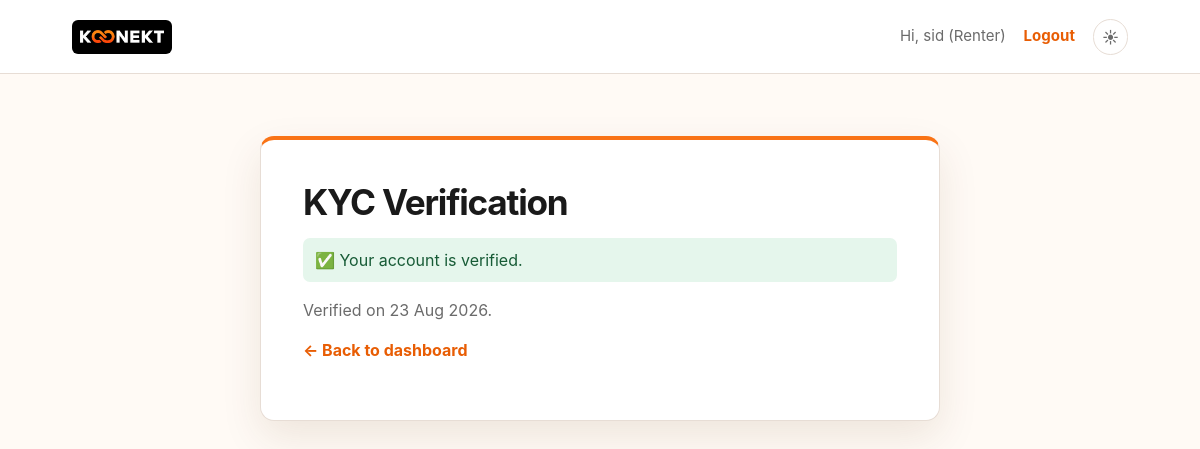
Page /accounts/kyc/ (signed in) on the committed database.
### accounts/models.py (models this page shows, shortened)
class User(AbstractUser):
    class Role(models.TextChoices):
        RENTER = "RENTER", "Renter"
        LENDER = "LENDER", "Lender"
    class KYCStatus(models.TextChoices):
        PENDING = "PENDING", "Pending"
        VERIFIED = "VERIFIED", "Verified"
        REJECTED = "REJECTED", "Rejected"
    role = models.CharField(
        max_length=10,
        choices=Role.choices,
        default=Role.RENTER,
    )
    phone = models.CharField(max_length=15, blank=True)
    kyc_status = models.CharField(
        max_length=10,
        choices=KYCStatus.choices,
        default=KYCStatus.PENDING,
    )
    created_at = models.DateTimeField(auto_now_add=True)

class KYCSubmission(models.Model):
    class IDType(models.TextChoices):
        AADHAAR = "AADHAAR", "Aadhaar"
        PAN = "PAN", "PAN Card"
        PASSPORT = "PASSPORT", "Passport"
        DRIVING_LICENSE = "DL", "Driving License"
    class Method(models.TextChoices):
        DOCUMENT = "DOCUMENT", "Document upload"
        AADHAAR_OTP = "AADHAAR_OTP", "Aadhaar OTP"
    class Status(models.TextChoices):
        PENDING = "PENDING", "Pending"
        VERIFIED = "VERIFIED", "Verified"
        REJECTED = "REJECTED", "Rejected"
    user = models.ForeignKey(
        "accounts.User",
        on_delete=models.CASCADE,
        related_name="kyc_submissions",
    )
    method = models.CharField(
        max_length=15,
        choices=Method.choices,
        default=Method.DOCUMENT,
    )
    id_type = models.CharField(max_length=10, choices=IDType.choices)
    id_last4 = models.CharField(
        max_length=4,
        help_text="Last 4 characters/digits of the ID number only. Never store the full number.",
    )
    document = models.FileField(
        upload_to="kyc/%Y/%m/",
        blank=True,
        null=True,
        help_text="Required for document-upload submissions. Not used for Aadhaar OTP.",
    )
    provider_reference_id = models.CharField(
        max_length=100,
        blank=True,
        help_text="The KYC provider's transaction/reference ID for an Aadhaar OTP attempt (audit trail only).",
    )
    status = models.CharField(
        max_length=10,
        choices=Status.choices,
        default=Status.PENDING,
    )
    rejection_reason = models.CharField(max_length=255, blank=True)
    reviewed_by = models.ForeignKey(
        "accounts.User",
        on_delete=models.SET_NULL,
        null=True,
        blank=True,
        related_name="kyc_reviews",
    )
    submitted_at = models.DateTimeField(auto_now_add=True)
    reviewed_at = models.DateTimeField(null=True, blank=True)
    class Meta:
        ordering = ["-submitted_at"]

### accounts/views.py (the view)
# urls.py: path("kyc/", views.kyc_submit, name="kyc_submit"),
@login_required
def kyc_submit(request):
    latest = request.user.kyc_submissions.first()
    under_review = latest is not None and latest.status == KYCSubmission.Status.PENDING
    can_submit = request.user.kyc_status != User.KYCStatus.VERIFIED and not under_review
    if request.method == "POST":
        if not can_submit:
            return redirect("accounts:kyc_submit")
        form = KYCSubmissionForm(request.POST, request.FILES)
        if form.is_valid():
            submission = form.save(commit=False)
            submission.user = request.user
            submission.save()
            request.user.kyc_status = User.KYCStatus.PENDING
            request.user.save(update_fields=["kyc_status"])
            messages.success(request, "KYC documents submitted. We'll review them shortly.")
            return redirect("accounts:dashboard")
    else:
        form = KYCSubmissionForm() if can_submit else None
    return render(
        request,
        "accounts/kyc.html",
        {"form": form, "latest": latest, "can_submit": can_submit, "under_review": under_review},
    )

### templates/accounts/kyc.html (shortened to what this page needs)
{% extends "base.html" %}
{% block content %}
<div class="form-card">
  <h1>KYC Verification</h1>
  {% if user.kyc_status == "VERIFIED" %}
    <p class="status status-verified">✅ Your account is verified.</p>
    {% if latest %}
      <p>Verified on {{ latest.reviewed_at|date:"d M Y" }}.</p>
    {% endif %}
  {% elif under_review %}
    <p class="status status-pending">⏳ Your documents are under review.</p>
    <p>Submitted on {{ latest.submitted_at|date:"d M Y" }}. This usually takes 1–2 business days.</p>
  {% endif %}
  <p><a href="{% url 'accounts:dashboard' %}">← Back to dashboard</a></p>
</div>
{% endblock %}

### templates/base.html (shortened to what this page needs)
{% load static %}
<!DOCTYPE html>
<html lang="en">
<head>
  <link rel="stylesheet" href="{% static 'css/style.css' %}">
</head>
<body>
  <header class="navbar">
    <a href="{% url 'accounts:dashboard' %}" class="brand" aria-label="Konekt home">
      <img src="{% static 'images/konekt-logo.jpg' %}" alt="Konekt">
    </a>
    <nav>
      {% if user.is_authenticated %}
        <span>Hi, {{ user.username }} ({{ user.role|title }})</span>
        <a href="{% url 'accounts:logout' %}">Logout</a>
      {% else %}
        <a href="{% url 'accounts:login' %}">Login</a>
        <a href="{% url 'accounts:register' %}">Register</a>
      {% endif %}
      <button class="theme-toggle" type="button" aria-label="Toggle color theme" title="Toggle color theme">
        <span class="theme-toggle__sun" aria-hidden="true">☀</span>
      </button>
    </nav>
  </header>
  <main class="container">
    {% block content %}{% endblock %}
  </main>
</body>
</html>

### static/css/style.css (style rules this page uses)
:root { color-scheme: light; --orange: #f97316; --orange-deep: #e85d04; --orange-soft: #fff0df; --page: #fffaf5; --surface: #ffffff; --text: #1a1a1a; --muted: #6b6b6b; --border: #e7ddd5; --shadow: 0 16px 40px rgba(86, 48, 14, .10); }
* { box-sizing: border-box; }
body { margin: 0; min-height: 100vh; background: var(--page); color: var(--text); font-family: Inter, ui-sans-serif, system-ui, -apple-system, BlinkMacSystemFont, "Segoe UI", sans-serif; line-height: 1.5; transition: background-color .2s, color .2s; }
.navbar { min-height: 74px; padding: 10px clamp(20px, 6vw, 88px); display: flex; align-items: center; justify-content: space-between; gap: 24px; background: var(--surface); border-bottom: 1px solid var(--border); }
.brand { display: inline-flex; align-items: center; width: 100px; height: 34px; overflow: hidden; border-radius: 6px; background: #000; padding: 0 8px; }
.brand img { width: 100%; height: 100%; object-fit: contain; object-position: left center; }
nav { display: flex; align-items: center; gap: 18px; font-size: .94rem; }
nav span { color: var(--muted); }
a { color: var(--orange-deep); font-weight: 650; text-decoration: none; }
.theme-toggle { border: 1px solid var(--border); border-radius: 999px; padding: 5px 8px; display: inline-flex; gap: 5px; color: var(--text); background: transparent; cursor: pointer; font-size: 1rem; }
.container { width: min(100% - 40px, 680px); margin: 62px auto; }
.form-card { padding: clamp(25px, 5vw, 42px); background: var(--surface); border: 1px solid var(--border); border-top: 4px solid var(--orange); border-radius: 14px; box-shadow: var(--shadow); }
h1 { margin: 0 0 10px; font-size: clamp(1.65rem, 4vw, 2.2rem); line-height: 1.15; letter-spacing: -.035em; }
p { color: var(--muted); }
button, .secondary-button { padding: 11px 17px; border-radius: 7px; border: 1px solid var(--orange); background: var(--orange); color: #fff; font: inherit; font-weight: 750; cursor: pointer; }
.status { padding: 10px 12px; border-radius: 7px; }
.status-verified { background: #e5f6ec; color: #175b36; }

### rows in the picture
User: username "sid", role "Renter"
KYCSubmission: reviewed_at "23 Aug 2026"
